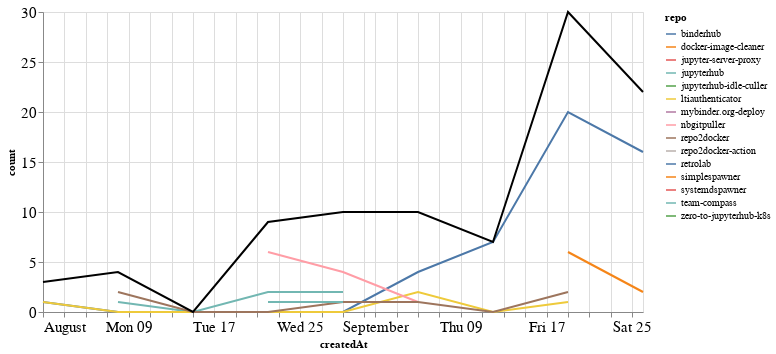

Source (notebook cell):
### Markdown cell above
### Comments

### Code cell
comments_time = comments.groupby('repo').resample('W', on='createdAt').count()['author'].reset_index()
comments_time = comments_time.rename(columns={'author': 'count'})
comments_time_total = comments_time.groupby('createdAt').agg({"count": "sum"}).reset_index()
ch1 = alt.Chart(comments_time, width=600).mark_line().encode(
    x='createdAt',
    y='count',
    color='repo',
    tooltip="repo"
)

ch2 = alt.Chart(comments_time_total, width=600).mark_line(color="black").encode(
    x='createdAt',
    y='count',
)

ch1 + ch2

### Figure 1 — Vega-Lite specification as saved in the notebook (floating-point values rounded to 4 significant figures)
{"config": {"axisLeft": {"labelFontSize": 15}, "axisBottom": {"labelFontSize": 15}}, "layer": [{"data": {"name": "data-2a2e69ea3174a7c78b95446eb55f32ef"}, "mark": "line", "encoding": {"color": {"type": "nominal", "field": "repo"}, "tooltip": {"type": "nominal", "field": "repo"}, "x": {"type": "temporal", "field": "createdAt"}, "y": {"type": "quantitative", "field": "count"}}, "width": 600}, {"data": {"name": "data-57551c427f1441b12dd8429aef8dbdb0"}, "mark": {"type": "line", "color": "black"}, "encoding": {"x": {"type": "temporal", "field": "createdAt"}, "y": {"type": "quantitative", "field": "count"}}, "width": 600}], "$schema": "https://vega.github.io/schema/vega-lite/v4.8.1.json", "datasets": {"data-2a2e69ea3174a7c78b95446eb55f32ef": [{"repo": "binderhub", "createdAt": "2021-08-01T00:00:00", "count": 1}, {"repo": "binderhub", "createdAt": "2021-08-08T00:00:00", "count": 0}, {"repo": "binderhub", "createdAt": "2021-08-15T00:00:00", "count": 0}, {"repo": "binderhub", "createdAt": "2021-08-22T00:00:00", "count": 0}, {"repo": "binderhub", "createdAt": "2021-08-29T00:00:00", "count": 0}, {"repo": "binderhub", "createdAt": "2021-09-05T00:00:00", "count": 4}, {"repo": "binderhub", "createdAt": "2021-09-12T00:00:00", "count": 7}, {"repo": "binderhub", "createdAt": "2021-09-19T00:00:00", "count": 20}, {"repo": "binderhub", "createdAt": "2021-09-26T00:00:00", "count": 16}, {"repo": "docker-image-cleaner", "createdAt": "2021-09-19T00:00:00", "count": 6}, {"repo": "docker-image-cleaner", "createdAt": "2021-09-26T00:00:00", "count": 2}, {"repo": "jupyter-server-proxy", "createdAt": "2021-08-29T00:00:00", "count": 2}, {"repo": "jupyterhub", "createdAt": "2021-08-08T00:00:00", "count": 1}, {"repo": "jupyterhub", "createdAt": "2021-08-15T00:00:00", "count": 0}, {"repo": "jupyterhub", "createdAt": "2021-08-22T00:00:00", "count": 2}, {"repo": "jupyterhub", "createdAt": "2021-08-29T00:00:00", "count": 2}, {"repo": "jupyterhub-idle-culler", "createdAt": "2021-09-26T00:00:00", "count": 1}, {"repo": "ltiauthenticator", "createdAt": "2021-08-01T00:00:00", "count": 1}, {"repo": "ltiauthenticator", "createdAt": "2021-08-08T00:00:00", "count": 0}, {"repo": "ltiauthenticator", "createdAt": "2021-08-15T00:00:00", "count": 0}, {"repo": "ltiauthenticator", "createdAt": "2021-08-22T00:00:00", "count": 0}, {"repo": "ltiauthenticator", "createdAt": "2021-08-29T00:00:00", "count": 0}, {"repo": "ltiauthenticator", "createdAt": "2021-09-05T00:00:00", "count": 2}, {"repo": "ltiauthenticator", "createdAt": "2021-09-12T00:00:00", "count": 0}, {"repo": "ltiauthenticator", "createdAt": "2021-09-19T00:00:00", "count": 1}, {"repo": "mybinder.org-deploy", "createdAt": "2021-09-26T00:00:00", "count": 2}, {"repo": "nbgitpuller", "createdAt": "2021-08-22T00:00:00", "count": 6}, {"repo": "nbgitpuller", "createdAt": "2021-08-29T00:00:00", "count": 4}, {"repo": "nbgitpuller", "createdAt": "2021-09-05T00:00:00", "count": 1}, {"repo": "repo2docker", "createdAt": "2021-08-08T00:00:00", "count": 2}, {"repo": "repo2docker", "createdAt": "2021-08-15T00:00:00", "count": 0}, {"repo": "repo2docker", "createdAt": "2021-08-22T00:00:00", "count": 0}, {"repo": "repo2docker", "createdAt": "2021-08-29T00:00:00", "count": 1}, {"repo": "repo2docker", "createdAt": "2021-09-05T00:00:00", "count": 1}, {"repo": "repo2docker", "createdAt": "2021-09-12T00:00:00", "count": 0}, {"repo": "repo2docker", "createdAt": "2021-09-19T00:00:00", "count": 2}, {"repo": "repo2docker-action", "createdAt": "2021-09-19T00:00:00", "count": 1}, {"repo": "retrolab", "createdAt": "2021-09-05T00:00:00", "count": 2}, {"repo": "simplespawner", "createdAt": "2021-08-01T00:00:00", "count": 1}, {"repo": "systemdspawner", "createdAt": "2021-08-08T00:00:00", "count": 1}, {"repo": "team-compass", "createdAt": "2021-08-22T00:00:00", "count": 1}, {"repo": "team-compass", "createdAt": "2021-08-29T00:00:00", "count": 1}, {"repo": "zero-to-jupyterhub-k8s", "createdAt": "2021-09-26T00:00:00", "count": 1}], "data-57551c427f1441b12dd8429aef8dbdb0": [{"createdAt": "2021-08-01T00:00:00", "count": 3}, {"createdAt": "2021-08-08T00:00:00", "count": 4}, {"createdAt": "2021-08-15T00:00:00", "count": 0}, {"createdAt": "2021-08-22T00:00:00", "count": 9}, {"createdAt": "2021-08-29T00:00:00", "count": 10}, {"createdAt": "2021-09-05T00:00:00", "count": 10}, {"createdAt": "2021-09-12T00:00:00", "count": 7}, {"createdAt": "2021-09-19T00:00:00", "count": 30}, {"createdAt": "2021-09-26T00:00:00", "count": 22}]}}
